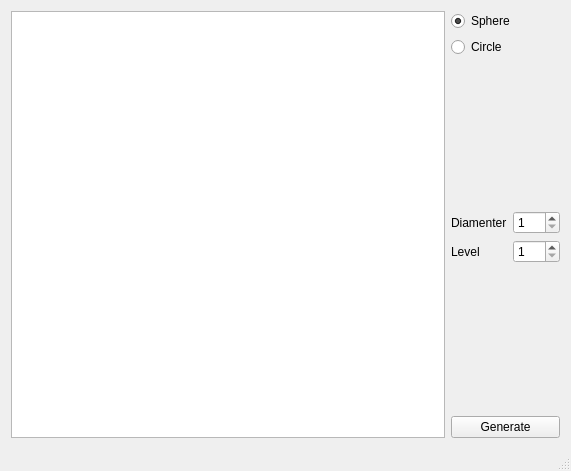
<?xml version="1.0" encoding="UTF-8"?>
<ui version="4.0">
 <class>MainWindow</class>
 <widget class="QMainWindow" name="MainWindow">
  <property name="geometry">
   <rect>
    <x>0</x>
    <y>0</y>
    <width>571</width>
    <height>471</height>
   </rect>
  </property>
  <property name="windowTitle">
   <string>MainWindow</string>
  </property>
  <widget class="QWidget" name="centralWidget">
   <layout class="QHBoxLayout" name="horizontalLayout">
    <item>
     <widget class="QGraphicsView" name="graphicsView"/>
    </item>
    <item>
     <layout class="QVBoxLayout" name="verticalLayout">
      <item>
       <widget class="QRadioButton" name="radioSphere">
        <property name="text">
         <string>Sphere</string>
        </property>
        <property name="checked">
         <bool>true</bool>
        </property>
       </widget>
      </item>
      <item>
       <widget class="QRadioButton" name="radioCircle">
        <property name="text">
         <string>Circle</string>
        </property>
       </widget>
      </item>
      <item>
       <spacer name="verticalSpacer">
        <property name="orientation">
         <enum>Qt::Vertical</enum>
        </property>
        <property name="sizeHint" stdset="0">
         <size>
          <width>20</width>
          <height>40</height>
         </size>
        </property>
       </spacer>
      </item>
      <item>
       <layout class="QFormLayout" name="formLayout">
        <property name="fieldGrowthPolicy">
         <enum>QFormLayout::AllNonFixedFieldsGrow</enum>
        </property>
        <item row="0" column="0">
         <widget class="QLabel" name="label">
          <property name="text">
           <string>Diamenter</string>
          </property>
         </widget>
        </item>
        <item row="0" column="1">
         <widget class="QSpinBox" name="spinDia">
          <property name="minimum">
           <number>1</number>
          </property>
          <property name="maximum">
           <number>200</number>
          </property>
          <property name="singleStep">
           <number>2</number>
          </property>
         </widget>
        </item>
        <item row="1" column="0">
         <widget class="QLabel" name="label_2">
          <property name="text">
           <string>Level</string>
          </property>
         </widget>
        </item>
        <item row="1" column="1">
         <widget class="QSpinBox" name="spinLvl">
          <property name="minimum">
           <number>1</number>
          </property>
          <property name="maximum">
           <number>200</number>
          </property>
         </widget>
        </item>
       </layout>
      </item>
      <item>
       <spacer name="verticalSpacer_2">
        <property name="orientation">
         <enum>Qt::Vertical</enum>
        </property>
        <property name="sizeHint" stdset="0">
         <size>
          <width>20</width>
          <height>40</height>
         </size>
        </property>
       </spacer>
      </item>
      <item>
       <widget class="QPushButton" name="pushGen">
        <property name="text">
         <string>Generate</string>
        </property>
       </widget>
      </item>
     </layout>
    </item>
   </layout>
  </widget>
  <widget class="QMenuBar" name="menuBar">
   <property name="geometry">
    <rect>
     <x>0</x>
     <y>0</y>
     <width>571</width>
     <height>21</height>
    </rect>
   </property>
  </widget>
  <widget class="QStatusBar" name="statusBar"/>
 </widget>
 <layoutdefault spacing="6" margin="11"/>
 <resources/>
 <connections>
  <connection>
   <sender>spinDia</sender>
   <signal>editingFinished()</signal>
   <receiver>pushGen</receiver>
   <slot>click()</slot>
   <hints>
    <hint type="sourcelabel">
     <x>538</x>
     <y>239</y>
    </hint>
    <hint type="destinationlabel">
     <x>556</x>
     <y>427</y>
    </hint>
   </hints>
  </connection>
  <connection>
   <sender>spinLvl</sender>
   <signal>valueChanged(int)</signal>
   <receiver>pushGen</receiver>
   <slot>click()</slot>
   <hints>
    <hint type="sourcelabel">
     <x>530</x>
     <y>263</y>
    </hint>
    <hint type="destinationlabel">
     <x>542</x>
     <y>433</y>
    </hint>
   </hints>
  </connection>
  <connection>
   <sender>radioSphere</sender>
   <signal>clicked()</signal>
   <receiver>pushGen</receiver>
   <slot>click()</slot>
   <hints>
    <hint type="sourcelabel">
     <x>521</x>
     <y>50</y>
    </hint>
    <hint type="destinationlabel">
     <x>525</x>
     <y>429</y>
    </hint>
   </hints>
  </connection>
  <connection>
   <sender>radioCircle</sender>
   <signal>clicked()</signal>
   <receiver>pushGen</receiver>
   <slot>click()</slot>
   <hints>
    <hint type="sourcelabel">
     <x>500</x>
     <y>76</y>
    </hint>
    <hint type="destinationlabel">
     <x>509</x>
     <y>425</y>
    </hint>
   </hints>
  </connection>
 </connections>
</ui>
